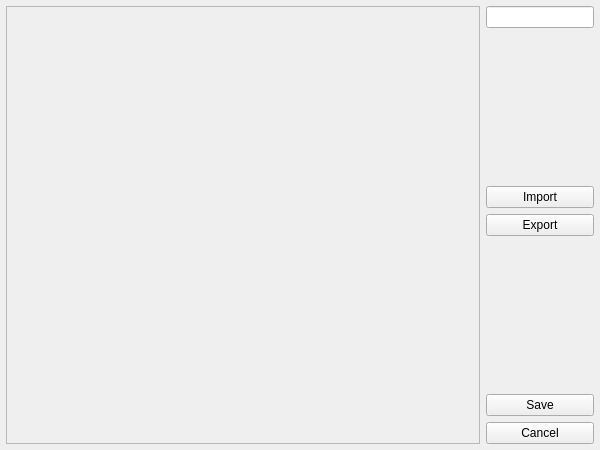
<?xml version="1.0" encoding="UTF-8"?>
<ui version="4.0">
 <class>CellWindow</class>
 <widget class="QWidget" name="CellWindow">
  <property name="geometry">
   <rect>
    <x>0</x>
    <y>0</y>
    <width>600</width>
    <height>450</height>
   </rect>
  </property>
  <property name="windowTitle">
   <string>Form</string>
  </property>
  <layout class="QHBoxLayout" name="horizontalLayout">
   <property name="leftMargin">
    <number>6</number>
   </property>
   <property name="topMargin">
    <number>6</number>
   </property>
   <property name="rightMargin">
    <number>6</number>
   </property>
   <property name="bottomMargin">
    <number>6</number>
   </property>
   <item>
    <widget class="QScrollArea" name="scrollAreaCells">
     <property name="sizePolicy">
      <sizepolicy hsizetype="Expanding" vsizetype="Expanding">
       <horstretch>0</horstretch>
       <verstretch>0</verstretch>
      </sizepolicy>
     </property>
     <property name="widgetResizable">
      <bool>true</bool>
     </property>
     <widget class="QWidget" name="scrollAreaWidgetContents">
      <property name="geometry">
       <rect>
        <x>0</x>
        <y>0</y>
        <width>445</width>
        <height>436</height>
       </rect>
      </property>
     </widget>
    </widget>
   </item>
   <item>
    <layout class="QVBoxLayout" name="verticalLayoutSkills">
     <item>
      <widget class="QLineEdit" name="lineEditCellFilter">
       <property name="sizePolicy">
        <sizepolicy hsizetype="Minimum" vsizetype="Fixed">
         <horstretch>0</horstretch>
         <verstretch>0</verstretch>
        </sizepolicy>
       </property>
      </widget>
     </item>
     <item>
      <spacer name="verticalSpacer">
       <property name="orientation">
        <enum>Qt::Vertical</enum>
       </property>
       <property name="sizeHint" stdset="0">
        <size>
         <width>20</width>
         <height>40</height>
        </size>
       </property>
      </spacer>
     </item>
     <item>
      <widget class="QPushButton" name="pushButtonImport">
       <property name="text">
        <string>Import</string>
       </property>
      </widget>
     </item>
     <item>
      <widget class="QPushButton" name="pushButtonExport">
       <property name="text">
        <string>Export</string>
       </property>
      </widget>
     </item>
     <item>
      <spacer name="verticalSpacer_2">
       <property name="orientation">
        <enum>Qt::Vertical</enum>
       </property>
       <property name="sizeHint" stdset="0">
        <size>
         <width>20</width>
         <height>40</height>
        </size>
       </property>
      </spacer>
     </item>
     <item>
      <widget class="QPushButton" name="pushButtonSave">
       <property name="text">
        <string>Save</string>
       </property>
      </widget>
     </item>
     <item>
      <widget class="QPushButton" name="pushButtonCancel">
       <property name="text">
        <string>Cancel</string>
       </property>
      </widget>
     </item>
    </layout>
   </item>
  </layout>
 </widget>
 <resources/>
 <connections/>
</ui>
